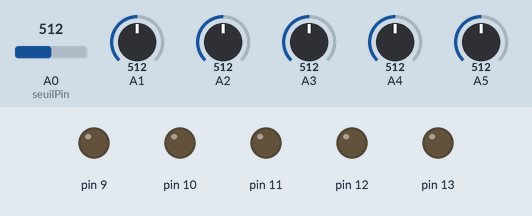
Recording of a sketch running on a simulated Arduino Leonardo, built with avr-gcc and run on an emulated ATmega32U4. Shown: output pins drawn as LEDs (lit = HIGH). The test bench sets the inputs (shaded band); at power-on: A0 (seuilPin) = 512, A1 = 512, A2 = 512, A3 = 512, A4 = 512, A5 = 512. What the sketch prints to the serial monitor is not drawn.

Above: at 1.2 s.
1.3 s: A0 (seuilPin) set to 523
At 2.5 s:
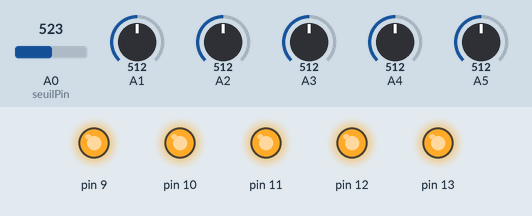
2.8 s: A1 set to 541
At 4.0 s:
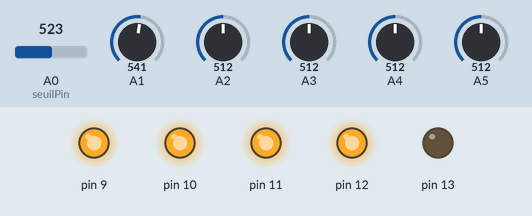
4.3 s: A2 set to 536
At 5.5 s:
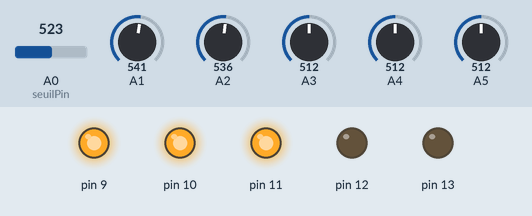
5.8 s: A3 set to 716
At 7.0 s:
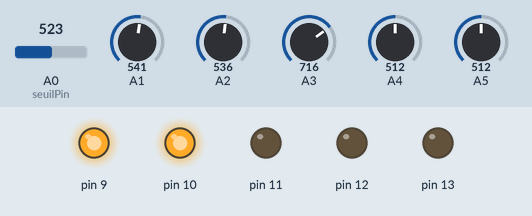
7.3 s: A4 set to 716
At 8.3 s:
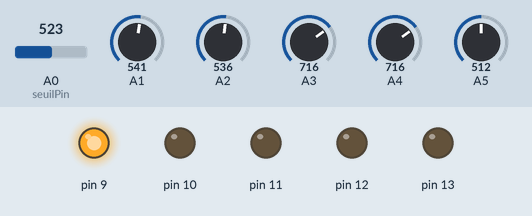
8.8 s: A0 (seuilPin) set to 716
At 9.6 s:
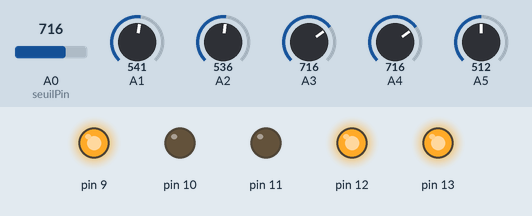
Timing chart, 0 to 11.3 s (numbered marks = the images above; inputs shaded):
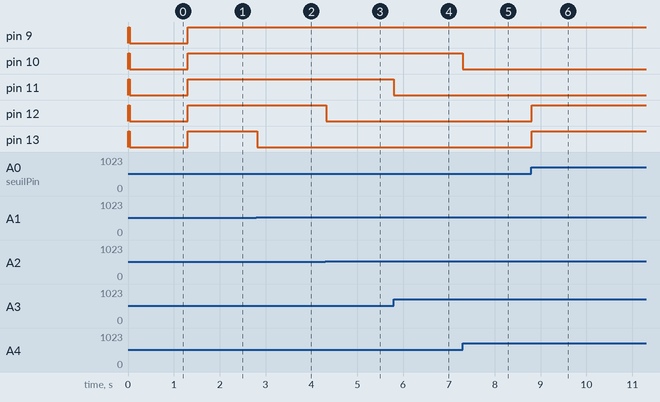

The sketch:

tideb.ino
```cpp
#include <Keyboard.h>

typedef struct branche * Branche;
struct branche{
  int pin;
  int val;
  int* vals;
  int resistivite;
  int led;
  int toggle;
  char lettre;
};

/* Seuil d'activation
 * Le seuil d'activation est la valeur lue au pin A0
 */
int seuil = 10000;
int seuilPin = A0;

void update_seuil(){
  int tmp = analogRead(seuilPin);
  tmp = analogRead(seuilPin);
  seuil = tmp * 10;
  if(seuil > 10000){
    seuil = 10000;
  }
}

/* Constructeur de branche
 * "pin" correspond au pin analogique (A1, A2, A3, A4 ou A5 ici. A0 est réservé au seuil d'activation dans ce montage)
 * "led" correspond au pin digital sur lequel est branchée la LED (9, 10, 11, 12 ou 13 ici)
 * "frame" correspond à la taille du tableau utilisé pour le calcul de la résistivité.
 *         Un tableau plus grand réduit le bruit et les activations non nécessaires, un tableau plus petit est plus réactif.
 * "lettre" correspond au caractère qui sera écrit lors d'une activation de la branche.
 */
Branche creer_branche(int pin, int led, int frame, char lettre){
  Branche b = (Branche) malloc(sizeof(struct branche));
  b->pin = pin;
  b->val = 0;
  b->vals = (int *) malloc(sizeof(int)*frame);
  b->resistivite = 0;
  b->led = led;
  pinMode(b->led, OUTPUT);
  b->toggle = 0;
  b->lettre = lettre;
  return b;
}

// Variables globales
int frame = 10;
Branche b1, b2, b3, b4, b5;

void update_branche(Branche b){
  /* Mise à jour de la valeur du pin.
   *  Il est nécessaire de le faire plusieurs fois car les arduinos agissent parfois de manière surnaturelle
   *  et seuls des méthodes alternatives permettent de les exorciser.
   *  (NDA : Les pins ne peuvent être lus qu'un à la fois et il reste parfois des artéfacts des lectures précédentes. Il faut donc forcer un peu)
   */
  b->val = analogRead(b->pin);
  b->val = analogRead(b->pin);
  b->val = analogRead(b->pin);
  for (int n = 0; n < frame-1 ; n++){
    b->vals[n] = b->vals[n+1];
  }
  b->vals[frame-1] = b->val;

  b->resistivite = 0;

  for (int n = 0 ; n < frame ; n++){
    b->resistivite = b->resistivite + b->vals[n];
  }
}

/* Mise à jour de la LED
 * Allume la LED et appuie sur la touche correspondants à la branche b si la résistivité est inférieure au seuil.
 * La variable "toggle" sert à éviter le spam de la fonction "press" qui peut entraîner des problèmes de "touches rémanentes"
 * sur certains systèmes d'exploitations maudits (Qui commencent par un W et se terminent par un S).
 */
void update_led(Branche b){
  if(b->resistivite < seuil){
    if(b->toggle == 0){
      b->toggle = 1;
      Keyboard.press(b->lettre);
    }
    digitalWrite(b->led, HIGH);
  }
  else{
    if(b->toggle){
      b->toggle = 0;
      Keyboard.release(b->lettre);
    }
    digitalWrite(b->led, LOW);
  }
}

void setup() {
  Serial.begin(9600);

  //Initialisation des branches
  b1 = creer_branche(A1, 13, frame,  'T');
  b2 = creer_branche(A2, 12, frame, 'I');
  b3 = creer_branche(A3, 11, frame, 'D');
  b4 = creer_branche(A4, 10, frame, 'E');
  b5 = creer_branche(A5, 9, frame, 'B');

}

void loop() {
  // put your main code here, to run repeatedly:
  update_seuil();

  //Mise à jour des valeurs des branches
  update_branche(b1);
  update_branche(b2);
  update_branche(b3);
  update_branche(b4);
  update_branche(b5);
  //Activation des leds et des touches
  update_led(b1);
  update_led(b2);
  update_led(b3);
  update_led(b4);
  update_led(b5);

  //Affichage (Tout est mis sur la même ligne pour observer avec plus d'aisance)
  Serial.print("[");
  Serial.print(seuil);
  Serial.print(", ");
  Serial.print(b1->resistivite);
  Serial.print(", ");
  Serial.print(b2->resistivite);
  Serial.print(", ");
  Serial.print(b3->resistivite);
  Serial.print(", ");
  Serial.print(b4->resistivite);
  Serial.print(", ");
  Serial.print(b5->resistivite);
  Serial.print("]\n");
}
```

Measured:
- the behaviour switches between 512 and 513 on A0 (seuilPin) (found by bisection; images 0 and 1)
- the behaviour switches between 522 and 523 on A1 (found by bisection; images 1 and 2)
- the behaviour switches between 522 and 523 on A2 (found by bisection; images 2 and 3)
- after the input at 1.3 s, pin 9–13: LOW → HIGH at once
- after the input at 2.8 s, pin 13: HIGH → LOW at once
- after the input at 4.3 s, pin 12: HIGH → LOW at once
- after the input at 5.8 s, pin 11: HIGH → LOW at once
- after the input at 7.3 s, pin 10: HIGH → LOW at once
- after the input at 8.8 s, pin 12, pin 13: LOW → HIGH at once
